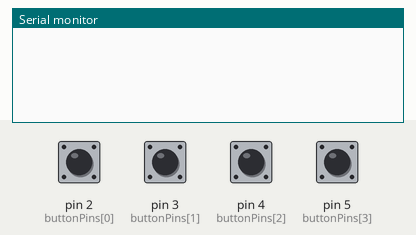
A sketch run on a simulated Arduino Uno, built with avr-gcc and run on an emulated ATmega328P. On the bench: the last lines printed to the serial monitor. Inputs (shaded band) come from the test bench; at power-on: pin 2 (buttonPins[0]), pin 3 (buttonPins[1]), pin 4 (buttonPins[2]), pin 5 (buttonPins[3]) HIGH.

Above: at 1.2 s.
1.3 s: pin 2 (buttonPins[0]) pulled LOW for 0.15 s
At 1.7 s:
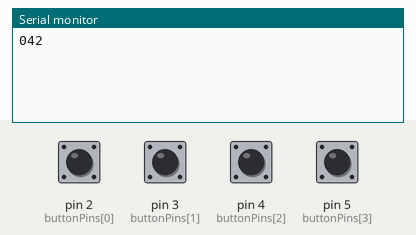
2.9 s: pin 3 (buttonPins[1]) pulled LOW for 0.15 s
At 4.1 s:
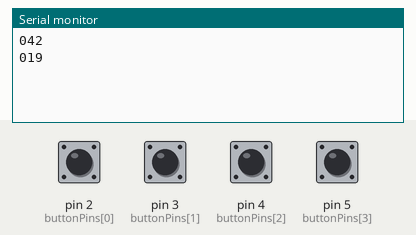
4.5 s: pin 4 (buttonPins[2]) pulled LOW for 0.15 s
At 5.3 s:
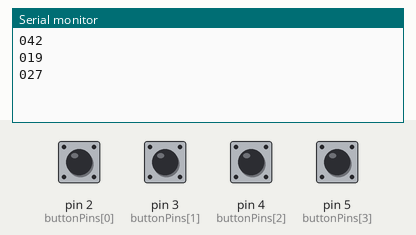
6.1 s: pin 5 (buttonPins[3]) pulled LOW for 0.15 s
At 6.5 s:
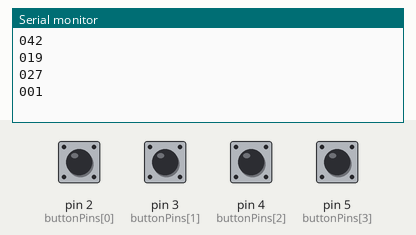
Timing chart, 0 to 8.7 s (numbered marks = the images above; inputs shaded):
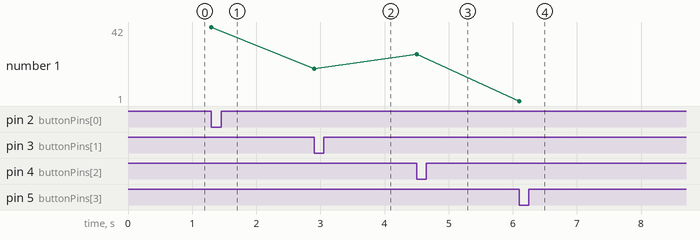

Measured:
- after the input at 1.3 s, the serial monitor: prints a new line at once (image 1)
- after the input at 2.9 s, the serial monitor: prints a new line at once (image 2)
- after the input at 4.5 s, the serial monitor: prints a new line at once (image 3)
- after the input at 6.1 s, the serial monitor: prints a new line at once (image 4)
- plotted number 1: 42 → 19 after the input at 2.9 s, 19 → 27 after the input at 4.5 s, 27 → 1 after the input at 6.1 s

The sketch:

golf_sensor_demo.ino
```cpp
const int buttonPins[] = {2, 3, 4, 5};  // Button pins array
const String messages[] = {"042", "019", "027", "001"};  // Corresponding messages
int lastButtonStates[] = {HIGH, HIGH, HIGH, HIGH};  // Previous states for each button
unsigned long lastPressTimes[] = {0, 0, 0, 0};  // Last press timestamps
const int debounceDelay = 250;  // Debounce delay in milliseconds

void setup() {
    for (int i = 0; i < 4; i++) {
        pinMode(buttonPins[i], INPUT_PULLUP);  // Enable internal pull-up resistors
    }
    Serial.begin(9600);  // Initialize serial communication
}

void loop() {
    unsigned long currentTime = millis();  // Get the current time

    for (int i = 0; i < 4; i++) {
        int buttonState = digitalRead(buttonPins[i]);  // Read the current state of the button

        // Detect a button press (transition from HIGH to LOW) and check debounce time
        if (buttonState == LOW && lastButtonStates[i] == HIGH && (currentTime - lastPressTimes[i] > debounceDelay)) {
            Serial.println(messages[i]);  // Send the corresponding message
            lastPressTimes[i] = currentTime;  // Update last press time
        }

        lastButtonStates[i] = buttonState;  // Update the last state of the button
    }
}
```
